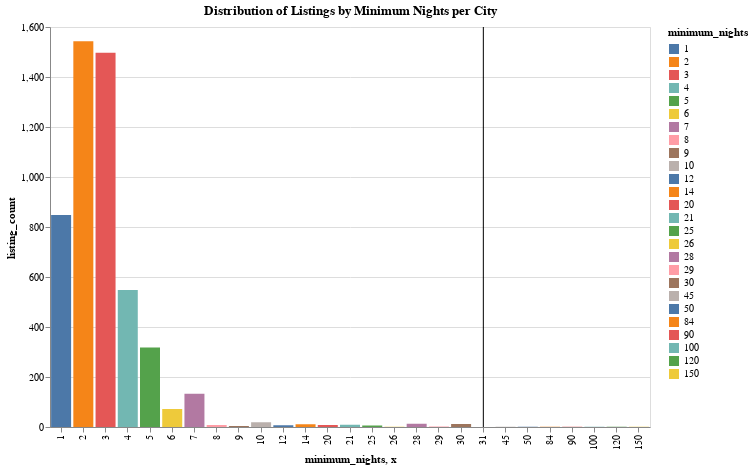

The code cell stored with this chart in its notebook:
### Markdown cell above
Create the "Distribution of Listings by Minimum Nights per City" interactive visualization

### Code cell
# Create a dropdown for city selection with customized appearance
city_dropdown = alt.binding_select(
    options=cities, 
    name="Select City  :    ",
    labels=cities
)
city_select = alt.selection_point(fields=['city'], bind=city_dropdown, value='Amsterdam', empty=False)  # Set default to 'Amsterdam'

# Group by city and minimum_nights, then count the occurrences of each value
minimum_nights_counts = cities_together_data.groupby(['city', 'minimum_nights']).size().reset_index(name='listing_count')

# Create the bar chart for minimum nights distribution
minimum_nights_chart = alt.Chart(minimum_nights_counts).mark_bar().encode(
    x='minimum_nights:O',  # Ordinal encoding for minimum nights
    y='listing_count:Q',  # Count of listings
    color='minimum_nights:N',  # Color by minimum nights
    tooltip=['minimum_nights:N', 'listing_count:Q']  # Show minimum nights and count on hover
).add_params(
    city_select
).transform_filter(
    city_select
)

# Add vertical line at 30
line_at_31 = alt.Chart(pd.DataFrame({'x': [31]})).mark_rule(color='black').encode(
    x='x:O'
)

# Combine the bar chart and the vertical line
final_chart = minimum_nights_chart + line_at_31

final_chart.properties(
    width=600,
    height=400,
    title="Distribution of Listings by Minimum Nights per City"
)

### Figure 1 — Vega-Lite specification as saved in the notebook (floating-point values rounded to 4 significant figures; data arrays with more than 128 entries replaced by an {"elided": "..."} marker saying what was removed)
{"config": {"view": {"continuousWidth": 300, "continuousHeight": 300}}, "layer": [{"data": {"name": "data-ffb4955e43f2a55161b0219ec4686862"}, "mark": {"type": "bar"}, "encoding": {"color": {"field": "minimum_nights", "type": "nominal"}, "tooltip": [{"field": "minimum_nights", "type": "nominal"}, {"field": "listing_count", "type": "quantitative"}], "x": {"field": "minimum_nights", "type": "ordinal"}, "y": {"field": "listing_count", "type": "quantitative"}}, "name": "view_2", "transform": [{"filter": {"param": "param_9", "empty": false}}]}, {"data": {"name": "data-a0a980626c752a3a0681b338ba750771"}, "mark": {"type": "rule", "color": "black"}, "encoding": {"x": {"field": "x", "type": "ordinal"}}}], "height": 400, "params": [{"name": "param_9", "select": {"type": "point", "fields": ["city"]}, "bind": {"input": "select", "options": ["Amsterdam", "Athens", "Barcelona", "Berlin", "Copenhagen", "Dublin", "Lisbon", "London", "Madrid", "Paris", "Rome", "Venice", "Vienna"], "labels": ["Amsterdam", "Athens", "Barcelona", "Berlin", "Copenhagen", "Dublin", "Lisbon", "London", "Madrid", "Paris", "Rome", "Venice", "Vienna"], "name": "Select City  :    "}, "value": "Amsterdam", "views": ["view_2"]}], "title": "Distribution of Listings by Minimum Nights per City", "width": 600, "$schema": "https://vega.github.io/schema/vega-lite/v5.8.0.json", "datasets": {"data-ffb4955e43f2a55161b0219ec4686862": {"elided": "574 records"}, "data-a0a980626c752a3a0681b338ba750771": [{"x": 31}]}}
